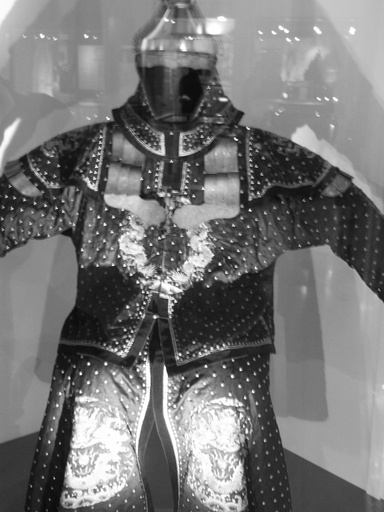
#> input picture I_95.jpg, 384 x 512 px
$ python size1,py.py   (Python 2 division)   (older library calls are emulated)
#> lines starting #> are read from the running program, lines starting #| are printed output that depends on the picture; long printed decimals are rounded
from PIL import Image
import cv2

import numpy as np
from matplotlib import pyplot as plt

#im = Image.open('I_gray.tif')
#im = Image.open('I_50.jpg')
im = Image.open('I_95.jpg')
#> im is the input picture: PIL image 384x512 L; min 9, max 255, mean 117.3

pix = im.load()

img = cv2.imread('I_95.jpg')
#> img: shape (512, 384, 3); min 9, max 255, mean 117.3
plt.imshow(im)
plt.show()
pix_crop = img[5:, 2:]
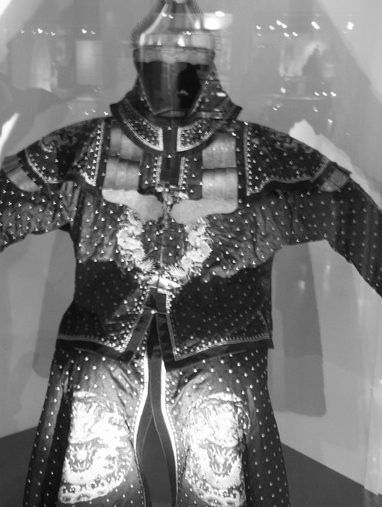
#> pix_crop: shape (507, 382, 3); min 9, max 255, mean 116.8
cv2.imshow("cropped", pix_crop)
cv2.imwrite('I_95_crop.png', pix_crop)


M, N = im.size
#> M = 384; N = 512
M_crop = np.size(pix_crop, 1)
#> M_crop = 382
N_crop = np.size(pix_crop, 0)
#> N_crop = 507

print M, N
#| 384 512
print M_crop, N_crop
#| 382 507

arr = np.zeros((M/8 - 1, N/8 - 1))
arr2 = np.zeros((M/8 - 1, N/8 - 1))
arr3 = np.zeros((M/8 - 1, N/8 - 1))

for i in range(0, M/8 - 1):
    for j in range(0, N/8 - 1):
        A = pix[i*8 + 3, j*8 + 3]
        B = pix[i*8 + 4, j*8 + 3]
        C = pix[i*8 + 3, j*8 + 4]
        D = pix[i*8 + 4, j*8 + 4]

        E = pix[i*8 + 7, j*8 + 7]
        F = pix[i*8 + 8, j*8 + 7]
        G = pix[i*8 + 7, j*8 + 8]
        H = pix[i*8 + 8, j*8 + 8]

        Z = abs(A - B - C + D)
        Z2 = abs(E - F - G + H)
        arr[i][j] = Z
        arr2[i][j] = Z2
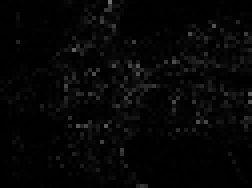
#> arr: shape (47, 63) float64 (shown 4 times larger); min 0, max 115, mean 5.9
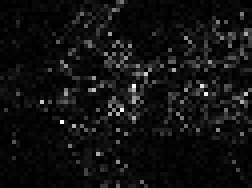
#> arr2: shape (47, 63) float64 (shown 4 times larger); min 0, max 93, mean 6.3; drawn with min black and max white


#print arr
#print arr2


h1, binEdges = np.histogram(arr, bins=np.arange(0, 256), normed=True)
#> h1 = 255 values, max 0.259 at index 1, min 0 at index 54, mean 0.00392; binEdges = 256 values from 0 to 255
bincenters = 0.5*(binEdges[1:]+binEdges[:-1])
#> bincenters = 255 values from 0.5 to 254.5
plt.subplot(131), plt.plot(bincenters, h1, '-')

h2, binEdges = np.histogram(arr2, bins=np.arange(0, 256), normed=True)
#> h2 = 255 values, max 0.196 at index 1, min 0 at index 57, mean 0.00392
bincenters = 0.5*(binEdges[1:]+binEdges[:-1])
plt.subplot(132), plt.plot(bincenters, h2, '-')

h3 = abs(h1 - h2)
#> h3 = 255 values, max 0.121 at index 0, min 0 at index 19, mean 0.00169
k = sum(h3)
#> k = 0.431
print k
#| 0.4309

plt.subplot(133), plt.plot(bincenters, h3, '-')
plt.show()
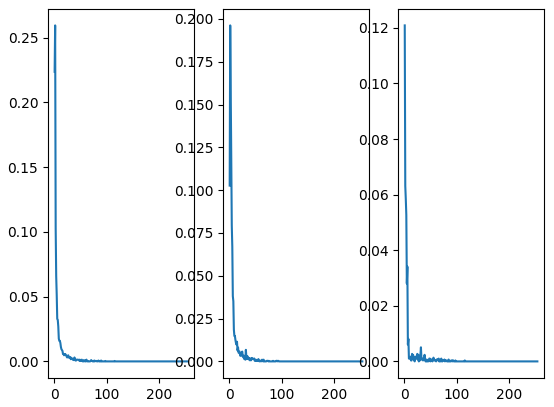
#> figure drawn by matplotlib, 3 panels; panel 1: curve peaks at x = 1.5, y = 0.259; panel 2: curve peaks at x = 1.5, y = 0.196; panel 3: curve peaks at x = 0.5, y = 0.121
